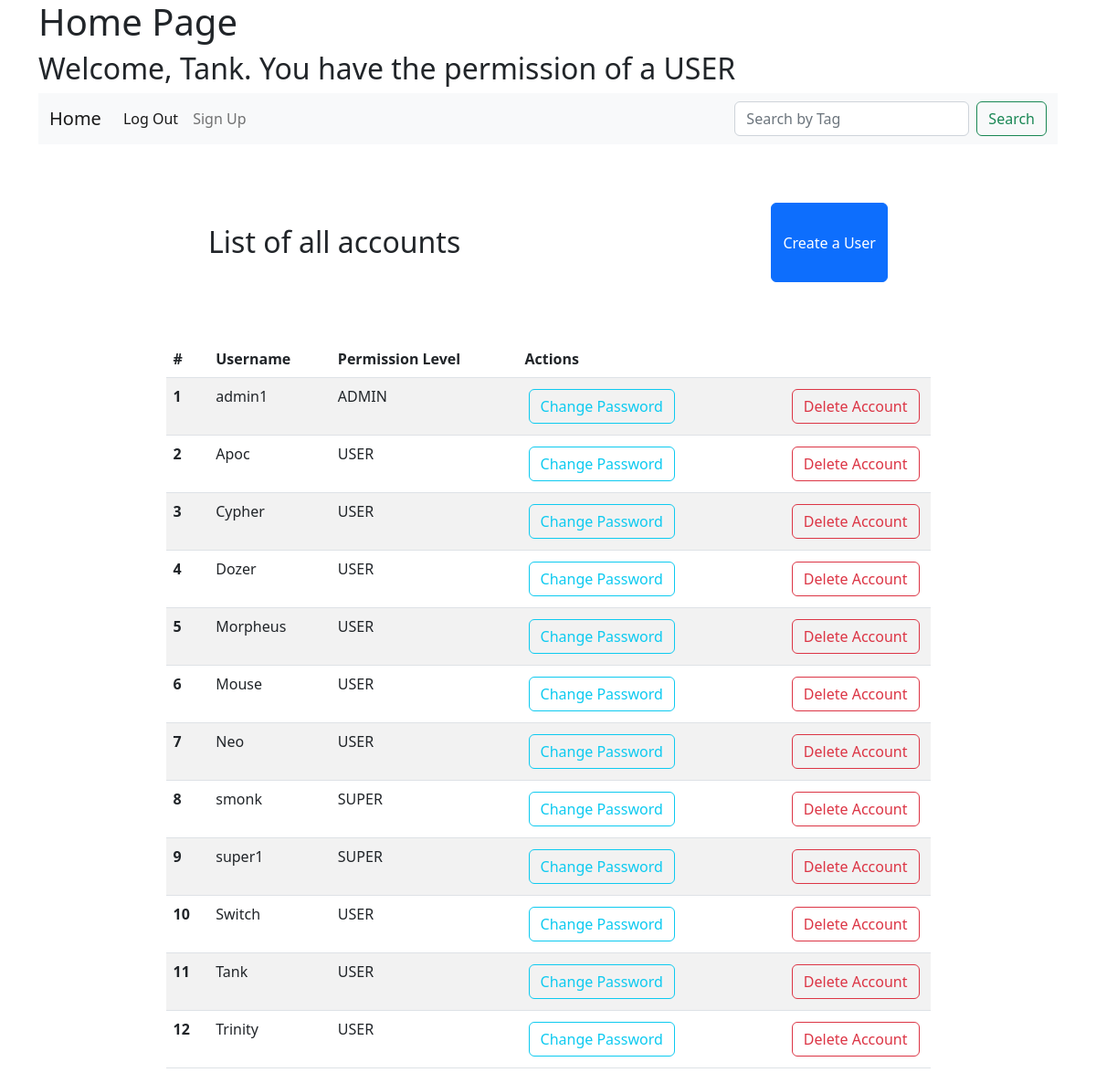
Screenshot of /HomePages/SystemHomePage.php (signed in) with the database file from the repository.
### tables this page shows
create table QuizAppUser
(
    username varchar(40) not null,
    password varchar(255) not null,
    permissionLevel varchar(20) not null,
    primary key(username),
    foreign key(permissionLevel) references Permission(permissionLevel)
);

### database/UserAccessor.php (called while the page is built, shortened)
<?php
require_once(__DIR__ . '/../entities/User.php');
class UserAccessor
{
    public function getAllAccounts(): array
    {
        $result = [];
        $stmt = null;
        try {
            $conn = connect_db();
            $stmt = $conn->prepare("select * from QuizAppUser");
            $stmt->execute();
            $dbresults = $stmt->fetchAll(PDO::FETCH_ASSOC);
            foreach ($dbresults as $r) {
                $username = $r['username'];
                $password = $r['password'];
                $perm = $r['permissionLevel'];
                $obj = new User($username, $password, $perm);
                $result[] = $obj;
            }
        } catch (Exception $e) {
            $result = [];
        } finally {
            if (!is_null($stmt)) {
                $stmt->closeCursor();
            }
        }
        return $result;
    }
}

### entities/User.php (called while the page is built, shortened)
<?php
class User implements JsonSerializable
{
    private string $username;
    private string $permissionLevel;
    public function __construct($username, $password, $permissionLevel)
    {
        $this->username = $username;
        $this->permissionLevel = $permissionLevel;
    }
    public function getUsername(): string
    {
        return $this->username;
    }
    public function getPermissionLevel(): string
    {
        return $this->permissionLevel;
    }
}

### HomePages/SystemHomePage.php (the view, shortened to what this page needs)
<!DOCTYPE html>
<html lang="en">
<head>
    <link href="https://cdn.jsdelivr.net/npm/bootstrap@5.2.2/dist/css/bootstrap.min.css" rel="stylesheet">
</head>
<body class="container">
<h1>Home Page</h1>
<?php
    echo "<h2>Welcome, ".$_SESSION["username"].". You have the permission of a ".$_SESSION['permissionLevel']."</h2>";
?>
<nav class="navbar navbar-expand-lg bg-light">
    <div class="container-fluid">
        <a class="navbar-brand" href="../index.php">Home</a>
        <div class="collapse navbar-collapse" id="navbarSupportedContent">
            <ul class="navbar-nav me-auto mb-2 mb-lg-0">
                <li class="nav-item">
                    <a class="nav-link active" aria-current="page" id="logout">Log Out</a>
                </li>
                <li class="nav-item">
                    <a class="nav-link" href="../signupPage.php">Sign Up</a>
                </li>
            </ul>
            <form class="d-flex" role="search">
                <input class="form-control me-2" type="search" placeholder="Search by Tag" aria-label="Search">
                <button class="btn btn-outline-success" type="submit">Search</button>
            </form>
        </div>
    </div>
</nav>
<div  class="d-flex justify-content-around p-3 my-5">
    <h2 class="text-center my-4">List of all accounts</h2>
    <button type="button" class="btn btn-primary" data-bs-toggle="modal" data-bs-target="#CreateAccountModal">Create a User</button>
</div>
<table class="table table-hover table-striped my-3 mx-auto w-75">
    <thead>
    <tr>
        <th scope="col">#</th>
        <th scope="col">Username</th>
        <th scope="col">Permission Level</th>
        <th scope="col">Actions</th>
    </tr>
    </thead>
    <tbody>
    <?php
        require_once(__DIR__ . '/../database/UserAccessor.php');
        $accessor = new UserAccessor();
        $allAccounts = $accessor->getAllAccounts();
        for ($i = 0; $i < count($allAccounts); $i++)
        {
            echo "<tr>
                    <th scope='row'>".($i + 1)."</th>
                    <td>{$allAccounts[$i]->getUsername()}</td>
                    <td>{$allAccounts[$i]->getPermissionLevel()}</td>
                    <td class='d-flex justify-content-between'>
                        <button type='button' class='btn btn-outline-info m-1' data-bs-toggle='modal' data-bs-target='#ChangePasswordOf{$allAccounts[$i]->getUsername()}Modal'>Change Password</button>
                        <form method='post' action='../api/deleteAccount.php'>
                            <input type='hidden' name='username' value='{$allAccounts[$i]->getUsername()}'>
                            <button type='submit' class='btn btn-outline-danger m-1'>Delete Account</button>
                        </form>
                    </td>
                    <div class='modal fade' id='ChangePasswordOf{$allAccounts[$i]->getUsername()}Modal' tabindex='-1' aria-labelledby='ChangePasswordOf{$allAccounts[$i]->getUsername()}ModalLabel' aria-hidden='true'>
                                    <h1 class='modal-title fs-5' id='ChangePasswordOf{$allAccounts[$i]->getUsername()}ModalLabel'>Create a User and Set Permission level</h1>
                                            <input type='text' class='form-control w-75' id='UsernameToChangePassword' disabled value='{$allAccounts[$i]->getUsername()}'>
                                            <input type='hidden' name='UsernameToChangePassword' value='{$allAccounts[$i]->getUsername()}'>
                    </div>
                </tr>";
        }
    ?>
    </tbody>
</table>
</body>
</html>

### rows the page displays
quizappuser: username "admin1", permissionLevel "ADMIN"
quizappuser: username "Apoc", permissionLevel "USER"
quizappuser: username "Cypher", permissionLevel "USER"
quizappuser: username "Dozer", permissionLevel "USER"
quizappuser: username "Morpheus", permissionLevel "USER"
quizappuser: username "Mouse", permissionLevel "USER"
quizappuser: username "Neo", permissionLevel "USER"
quizappuser: username "smonk", permissionLevel "SUPER"
quizappuser: username "super1", permissionLevel "SUPER"
quizappuser: username "Switch", permissionLevel "USER"
quizappuser: username "Tank", permissionLevel "USER"
quizappuser: username "Trinity", permissionLevel "USER"

### other values shown
$_SESSION["username"] "Tank"
$_SESSION['permissionLevel'] "USER"
